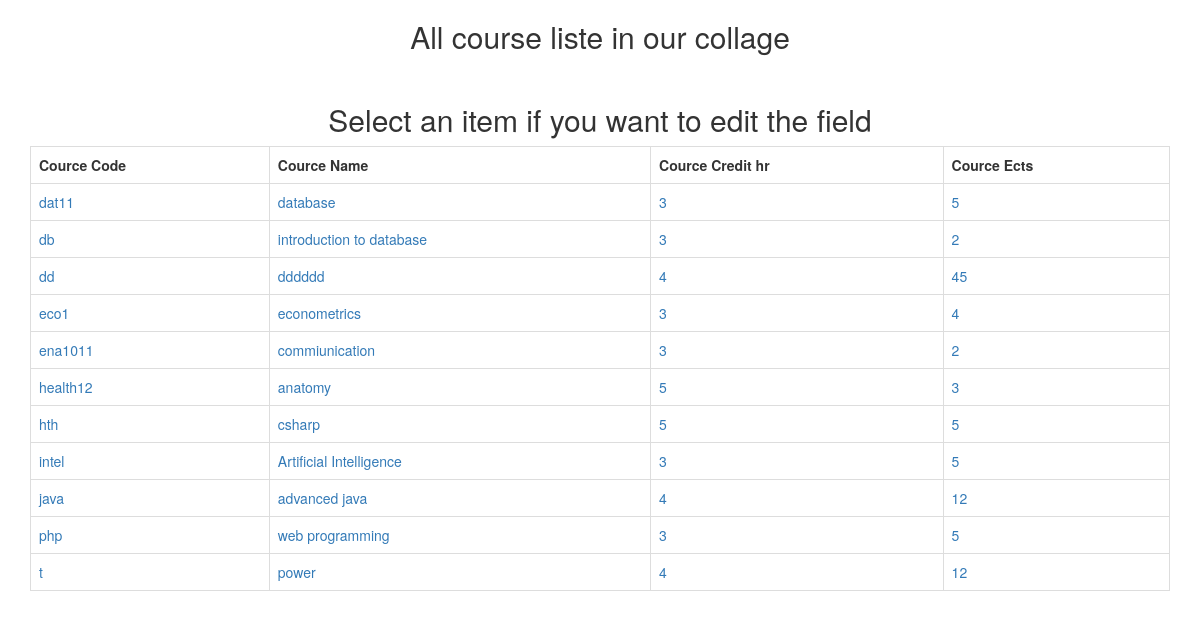
/course/xyz/index.php (signed in), run on the app's committed database.
### tables this page shows
CREATE TABLE `course` (
  `c_id` varchar(30) NOT NULL,
  `c_name` varchar(30) NOT NULL,
  `c_credit` int(30) NOT NULL,
  `c_ects` int(10) NOT NULL
);

### course/xyz/index.php (the view, shortened to what this page needs)
<?php session_start();
    if( isset($_SESSION['username'])&& isset($_SESSION['role'])){
         if(  $_SESSION['role']=='dean'|| $_SESSION['role']=='admin' ){
        $id=$_SESSION['username'];     ?>
<!DOCTYPE html>
<html>
<head>
    <link rel="stylesheet" href="https://maxcdn.bootstrapcdn.com/bootstrap/3.3.7/css/bootstrap.min.css">
    <link href="//cdnjs.cloudflare.com/ajax/libs/x-editable/1.5.0/bootstrap3-editable/css/bootstrap-editable.css" rel="stylesheet"/>
</head>
<body>
<div class="container">
     <h2 style="text-align: center"> All course liste in our collage </h2>
     <br>
     <h2 style="text-align: center"> Select an item if you want to edit the field </h2>
    <table class="table table-bordered">
        <tr>
            <th>Cource Code</th>
            <th>Cource Name</th>
            <th>Cource Credit hr</th>
            <th>Cource Ects</th>
        </tr>
        <?php
       $connect = mysqli_connect("10.180.50.214:3306","hbceduet","qazxsw","hbc");
        $sql = "SELECT * FROM course";
        $users =mysqli_query($connect, $sql);
        while($user = $users->fetch_assoc()){
        ?>
            <tr>
                 <td><a href="" data-name="c_id" data-type="text"><?php echo $user['c_id'] ?></a></td>
                 <td><a href="" class="update" data-name="c_name" data-type="text" data-pk="<?php echo $user['c_id'] ?>" data-title="Enter Cource name"><?php echo $user['c_name'] ?></a></td>
                 <td><a href="" class="update" data-name="c_credit" data-type="text" data-pk="<?php echo $user['c_id'] ?>" data-title="Enter Cource Credit"><?php echo $user['c_credit'] ?></a></td>
                 <td><a href="" class="update" data-name="c_ects" data-type="text" data-pk="<?php echo $user['c_id'] ?>" data-title="Enter Cource ects"><?php echo $user['c_ects'] ?></a></td>
            </tr>
        <?php } ?>
    </table>
</div>
</body>
</html>
<?php }}   else{ header('location:index.php'); }?>

### data on the page
course: c_id "dat11", c_name "database", c_credit "3", c_ects "5"
course: c_id "db", c_name "introduction to database", c_credit "3", c_ects "2"
course: c_id "dd", c_name "dddddd", c_credit "4", c_ects "45"
course: c_id "eco1", c_name "econometrics", c_credit "3", c_ects "4"
course: c_id "ena1011", c_name "commiunication", c_credit "3", c_ects "2"
course: c_id "health12", c_name "anatomy", c_credit "5", c_ects "3"
course: c_id "hth", c_name "csharp", c_credit "5", c_ects "5"
course: c_id "intel", c_name "Artificial Intelligence", c_credit "3", c_ects "5"
course: c_id "java", c_name "advanced java", c_credit "4", c_ects "12"
course: c_id "php", c_name "web programming", c_credit "3", c_ects "5"
course: c_id "t", c_name "power", c_credit "4", c_ects "12"
